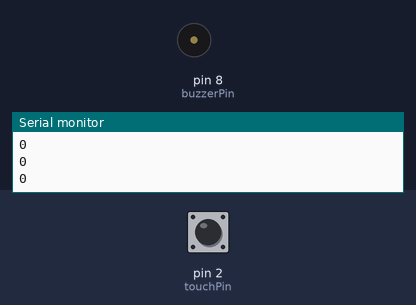
This sketch was run on a simulated Arduino Uno, built with avr-gcc and run on an emulated ATmega328P. Parts: buzzer (waves = sounding), the last lines printed to the serial monitor. Inputs (shaded band) come from the test bench; at power-on: pin 2 (touchPin) LOW.

Above: at 1.2 s.
1.3 s: pin 2 (touchPin) pulled HIGH for 0.15 s
At 1.4 s:
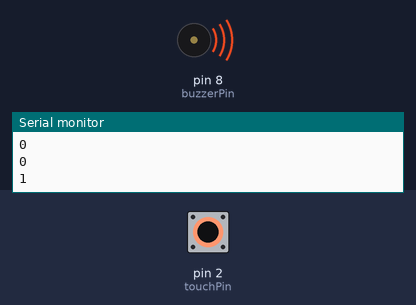
3.0 s: pin 2 (touchPin) pulled HIGH for 3.2 s
At 6.7 s:
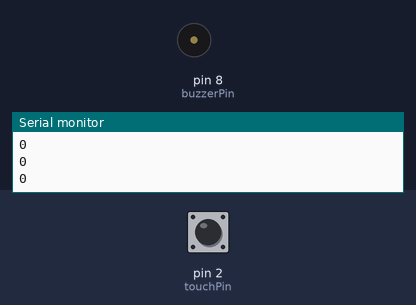
Timing chart, 0 to 8.2 s (numbered marks = the images above; inputs shaded):
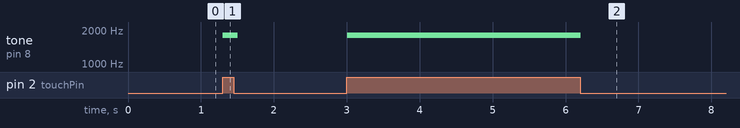

The sketch:

Touchsensor.ino
```cpp
/*
==========================================
SARKIT EdTech Project
Title: TTP223 Capacitive Touch Sensor with Buzzer
Description:
This project uses the TTP223 Capacitive
Touch Sensor to detect touch input.
When the sensor is touched, the buzzer
produces a sound.

Author: SARKIT EdTech
==========================================
*/

int touchPin = 2;    // TTP223 sensor output pin
int buzzerPin = 8;   // Buzzer pin

void setup() {

  pinMode(touchPin, INPUT);
  pinMode(buzzerPin, OUTPUT);

  Serial.begin(9600);
}

void loop() {

  int touchState = digitalRead(touchPin);   // Read touch sensor

  Serial.println(touchState);


  // Touch detection logic
  if (touchState == HIGH) {

    tone(buzzerPin, 1800);   // Generate 1.8 kHz tone

  } else {

    noTone(buzzerPin);       // Stop buzzer
  }

  delay(100);   // Small delay for stable readings
}
```

Measured:
- after the input at 1.3 s, tone on pin 8 (buzzerPin): silent → 1800 Hz at once, → silent 0.20 s later
- after the input at 3.0 s, tone on pin 8 (buzzerPin): silent → 1800 Hz at once, → silent 3.2 s later
